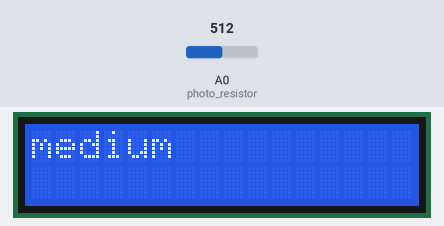
Bench run of a sketch on a simulated Arduino Uno, built with avr-gcc and run on an emulated ATmega328P. Shown: 16×2 character LCD. The test bench sets the inputs (shaded band); at power-on: A0 (photo_resistor) = 512. What the sketch prints to the serial monitor is not drawn.

Above: at 1.2 s.
1.3 s: A0 (photo_resistor) set to 400
At 2.5 s:
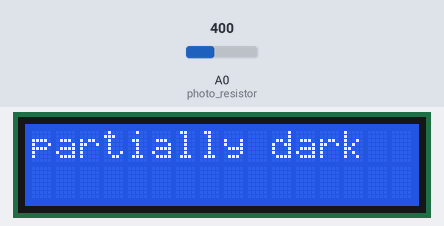
2.9 s: A0 (photo_resistor) set to 195
At 3.5 s:
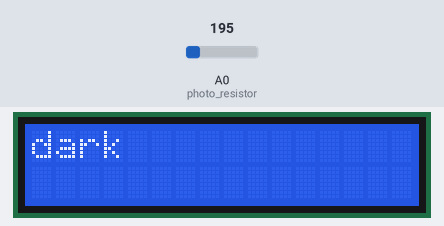
4.4 s: A0 (photo_resistor) set to 830
At 5.7 s:
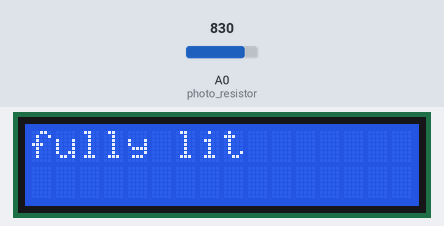
7.4 s: A0 (photo_resistor) set to 810
At 8.8 s:
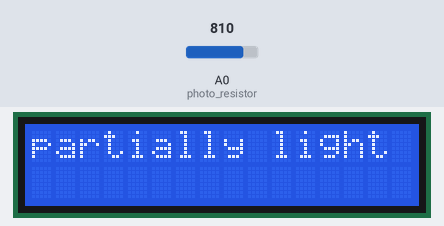
9.1 s: A0 (photo_resistor) set to 900
At 10.2 s:
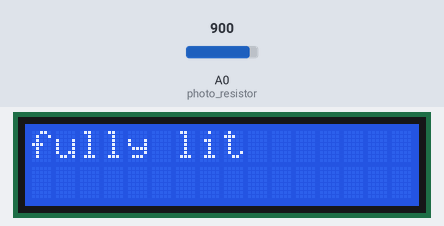
10.7 s: A0 (photo_resistor) set to 716
At 11.4 s:
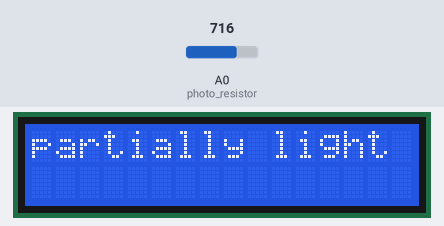
Timing chart, 0 to 13.3 s (numbered marks = the images above; inputs shaded):
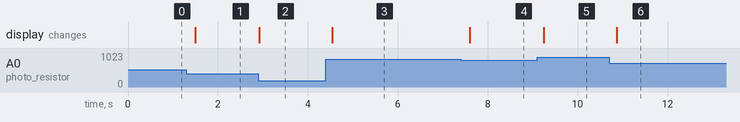

Measured:
- after the input at 1.3 s, the display: changes after 0.19 s (image 1)
- after the input at 2.9 s, the display: changes at once (image 2)
- after the input at 4.4 s, the display: changes after 0.15 s (image 3)
- after the input at 7.4 s, the display: changes after 0.21 s (image 4)
- after the input at 9.1 s, the display: changes after 0.14 s (image 5)
- after the input at 10.7 s, the display: changes after 0.17 s (image 6)

The sketch:

Lab4.ino
```cpp
// CS-362 Lab 4 ///
// Name: Fnu Nousheerwan //
// Netid: fnoush2 //
// UIN: 659029851 //
// Description: Creating a circuit and program that will use a photoresistor and the 16x2 display.
// It displays the relative amount of light in the room as one of 5 predefined text values based
// on the value read from the photocell. The 5 predefined values that is displays are:
// • dark
// • partially dark
// • medium
// • partially light
// • fully lit

// Reference: Arduino link mentioned in the lab handout.
#include <LiquidCrystal.h>  // include LCD

// ---- Setting the photo resistor ---------------------------------------------

const int photo_resistor = A0;


// -----------------------------------------------------------------------------

// ---- Initializing the required pins of the LCD and the arduino board.--------

const int rs = 12, en = 11, d4 = 5, d5 =4, d6 = 3, d7 =2;

LiquidCrystal lcd(rs, en, d4, d5, d6, d7);
int val_res;


// -----------------------------------------------------------------------------


void setup() {

  lcd.begin(16,2);

  Serial.begin(9600);
}

void loop()
{
  val_res = analogRead(photo_resistor); // Value of the photo resistor

  Serial.println(val_res); // Printing the value

  lcd.clear(); // Clearing the lcd
  lcd.setCursor(0,0); // Setting the cursor


  // -------------- Reasonable Ranges for the values under consideration ------------------------

  // ----------- Dark ---------------------

  if(val_res < 205)
  {
    lcd.print("dark");

  }

  // --------------------------------------


  // ------- Partially Dark ---------------

  else if(val_res < 410)
  {
    lcd.print("partially dark");

  }

  // ---------------------------------------


   // ------------- Medium -----------------

   else if(val_res < 615)
  {
    lcd.print("medium");

  }

  // ---------------------------------------


  // ------------- Partially Light ---------

   else if(val_res < 820)
  {
    lcd.print("partially light");

  }

   // --------------------------------------

   // ------------- Fully Lit --------------

   else
   {
    lcd.print("fully lit");
   }

  // ---------------------------------------------------------------------------------------------

  delay(200);
}
```
